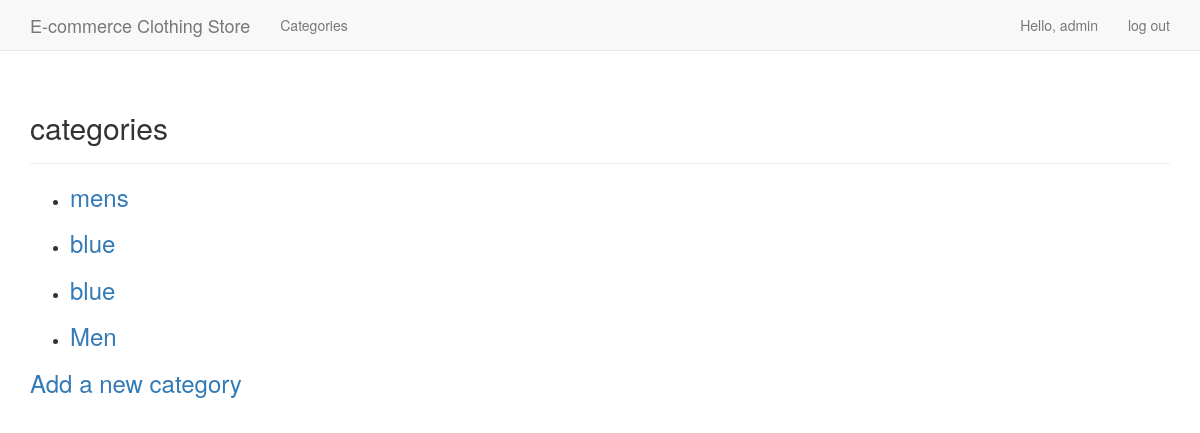
Page /categories/ (signed in) on the earlier database version.
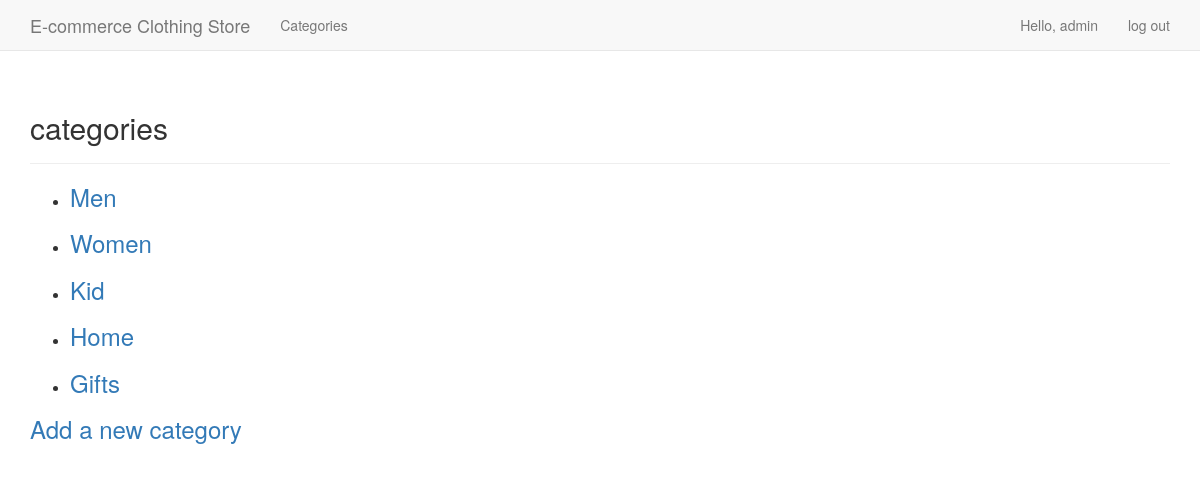
Same page on the later database version.
### e_commerce_app/models.py (models this page shows)
class Category(models.Model):
    text = models.CharField(max_length=200)
    date_added = models.DateTimeField(auto_now_add=True)
    owner = models.ForeignKey(User, on_delete=models.DO_NOTHING,)
    def __str__(self):
        return self.text

### e_commerce_app/views.py (the view)
# urls.py: re_path('^categories/$', views.categories, name='categories'),
@login_required
def categories(request):
    categories = Category.objects.order_by('date_added')
    context = {'categories': categories}
    return render(request, 'e_commerce_app/categories.html', context)

### e_commerce_app/templates/e_commerce_app/categories.html
{% extends "e_commerce_app/base.html" %}
{% block header %}
  <h2>categories</h2>
{% endblock header %}
{% block content %}
  <ul>
    {% for category in categories %}
      <li>
        <h3>
          <a href="{% url 'e_commerce_app:category' category.id %}">{{ category }}</a>
        </h3>
      </li>
    {% empty %}
      <li>No categories have been added yet.</li>
    {% endfor %}
  </ul>
  <h3><a href="{% url 'e_commerce_app:new_category' %}">Add a new category</a></h3>
{% endblock content %}

Differences in the rows shown:
removed Category: text "mens"
removed Category: text "blue"
removed Category: text "blue"
added Category: text "Women"
added Category: text "Kid"
added Category: text "Home"
added Category: text "Gifts"
